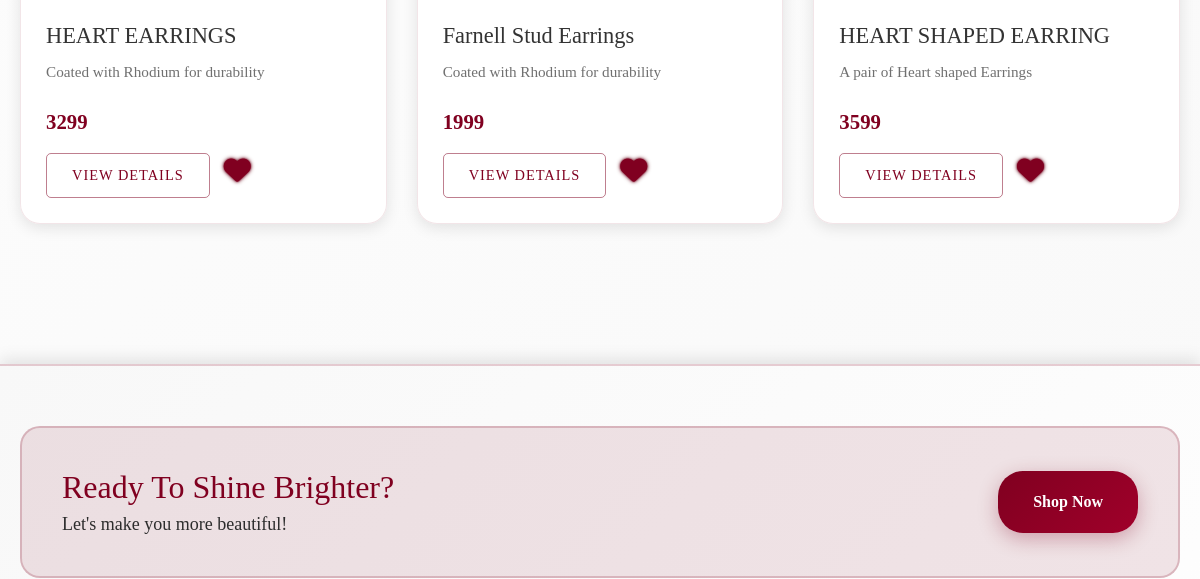
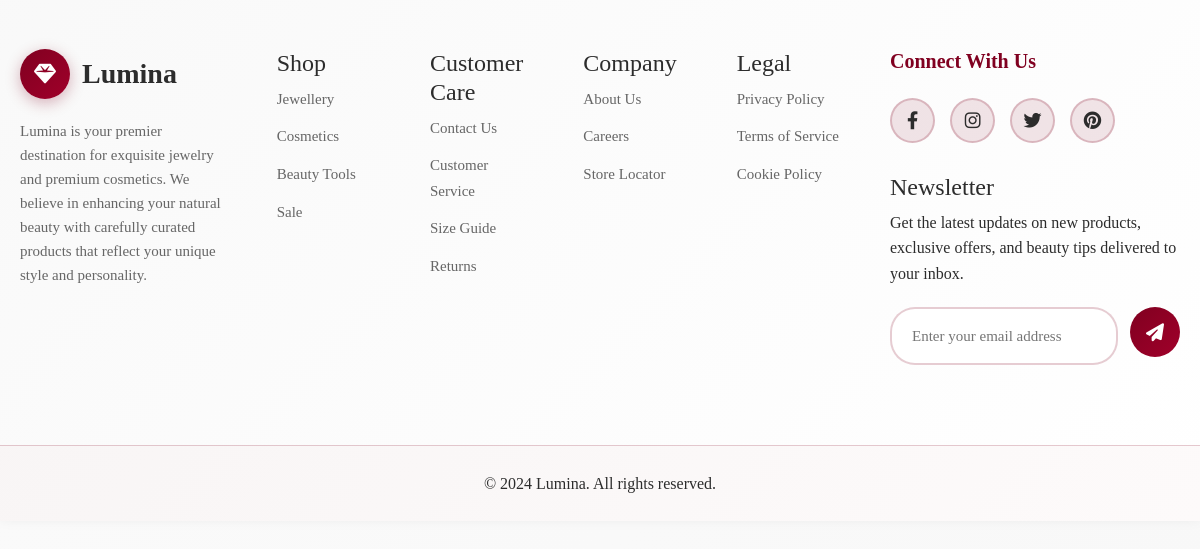
Page /products/products.php?category=Jewellery&subcategory=Earrings (lower part) on the earlier database version (2 pictures, top to bottom).
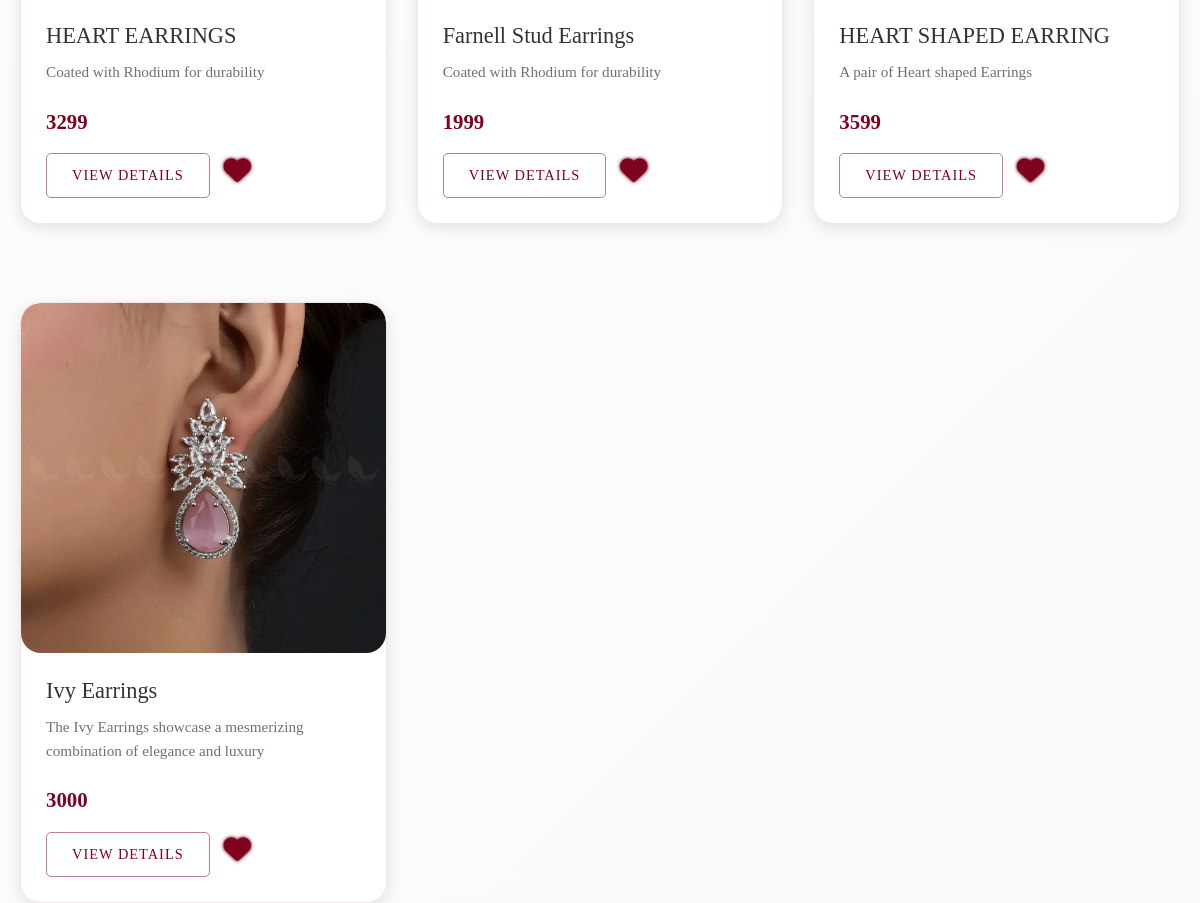
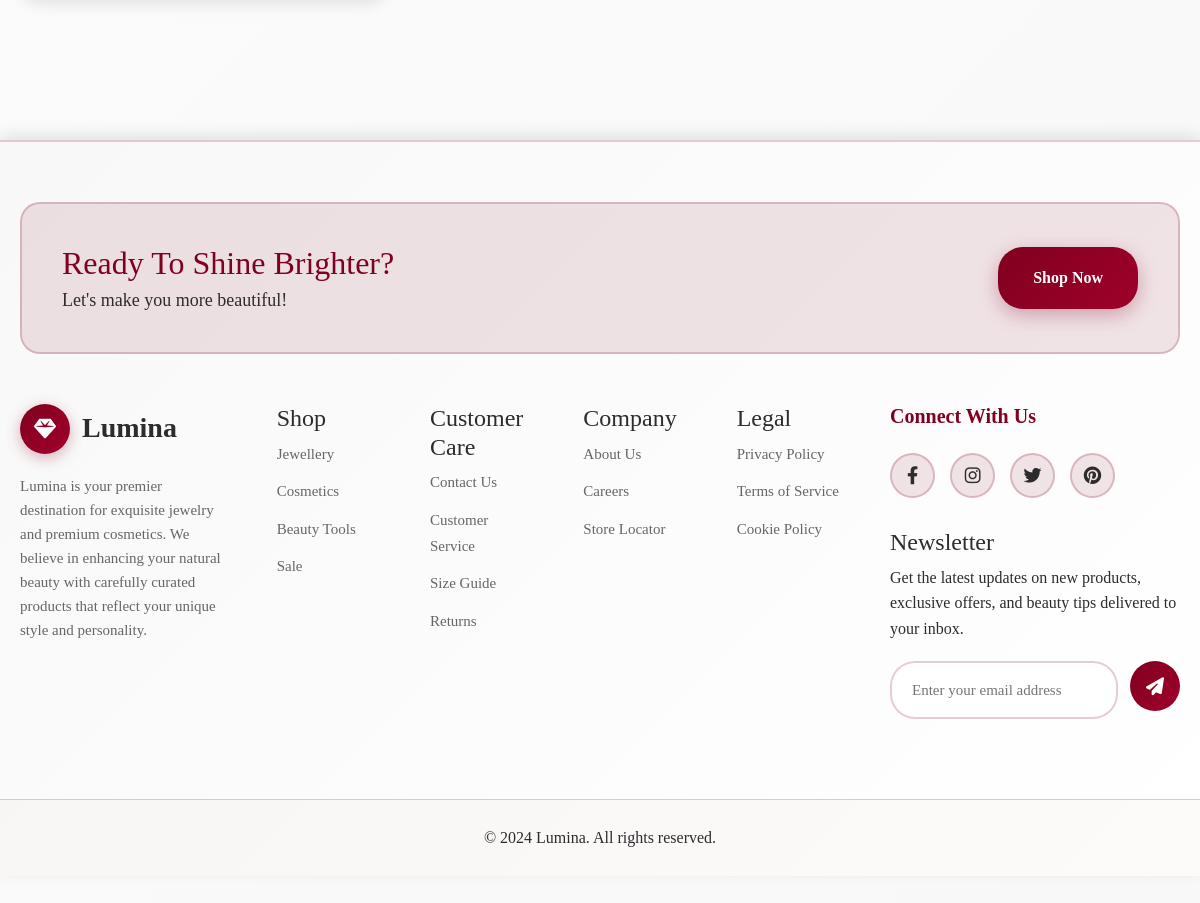
Same page on the later database version (2 pictures, top to bottom).
### tables this page shows
CREATE TABLE `add_product` (
  `product_id` int(255) NOT NULL,
  `product_name` varchar(255) NOT NULL,
  `product_category` varchar(255) NOT NULL,
  `product_subcategory` varchar(255) NOT NULL,
  `product_price` int(255) NOT NULL,
  `product_image` varchar(500) NOT NULL,
  `product_description` varchar(500) NOT NULL,
  `product_tag` varchar(255) NOT NULL,
  `seller_id` varchar(100) NOT NULL,
  `seller_name` varchar(255) NOT NULL
);

### products/products.php (the view, shortened to what this page needs)
<?php include'../includes/header.php'?>
<div class="category-section">
  <div class="products">
    <?php
include('../includes/connection.php');
$category = isset($_GET['category']) ? $_GET['category'] : null;
$subcategory = isset($_GET['subcategory']) ? $_GET['subcategory'] : null;
if(empty($subcategory)){
  $query="select * from add_product where product_category='$category'  ";
}else{
  $query="select * from add_product where product_category='$category' and product_subcategory='$subcategory'   ";
}
$sql=mysqli_query($conn,$query);
$total=mysqli_num_rows($sql);
?>
      <div class="product-grid">
    <?php
if($total>0){ while($data=mysqli_fetch_assoc($sql)){ ?>
    <div class="product-card mt-5 ">
      <div
       class="card-image"
                      style="
                      background-image: url('<?php echo $data['product_image']?>');
                     background-size: cover;
                        background-position: center;
                        height: 350px;
                      border-radius: 20px;
                          "
      ></div>
      <div class="card-content">
        <h3 class="card-title"><?php echo $data['product_name'] ?></h3>
        <p class="card-description">
          <?php echo $data['product_description'] ?>
        </p>
        <div class="card-price"><?php echo $data['product_price'] ?></div>
        <a href="product_detail.php?id=<?php echo $data['product_id']?>"class="view-btn">VIEW DETAILS</a>
     <a href="../wishlist/add_wishlist.php?id=<?php echo $data['product_id'] ?>"
   class="wishlist-icon">
    <i class="fa-solid fa-heart"></i>
</a>
      </div>
    </div>
    <?php
    }
}else{
        echo "No products found";
    }
?>
  </div>
  </div>
<?php include'../includes/footer.php'?>

### includes/header.php (shortened to what this page needs)
<!DOCTYPE html>
<html lang="en">
<head>
    <link href="https://cdn.jsdelivr.net/npm/bootstrap@5.3.7/dist/css/bootstrap.min.css" rel="stylesheet">
    <link href="https://cdnjs.cloudflare.com/ajax/libs/font-awesome/6.4.0/css/all.min.css" rel="stylesheet">
</head>
<body>
</body>
</html>

### includes/footer.php
<footer class="footer">
        <div class="footer-content">
            <div class="cta-section">
                <div class="cta-text">
                    <h2>Ready To Shine Brighter?</h2>
                    <h3>Let's make you more beautiful!</h3>
                </div>
                <a href="../pages/index.php" class="btn-cta">Shop Now</a>
            </div>
            <div class="footer-links">
                <div class="footer-column">
                    <div class="footer-logo">
                        <div class="logo-icon">
                            <i class="fas fa-gem"></i>
                        </div>
                        Lumina
                    </div>
                    <p class="footer-description">
                        Lumina is your premier destination for exquisite jewelry and premium cosmetics. We believe in enhancing your natural beauty with carefully curated products that reflect your unique style and personality.
                    </p>
                </div>
                <div class="footer-column">
                    <h4>Shop</h4>
                    <ul class="footer-list">
                        <li><a href="../products/products.php?category=Jewellery">Jewellery</a></li>
                        <li><a href="../products/products.php?category=Cosmetics">Cosmetics</a></li>
                        <li><a href="../products/products.php?category=Beauty Tools">Beauty Tools</a></li>
                        <li><a href="../pages/sale.php">Sale</a></li>
                    </ul>
                </div>
                <div class="footer-column">
                    <h4>Customer Care</h4>
                    <ul class="footer-list">
                        <li><a href="../pages/contact.php">Contact Us</a></li>
                        <li><a href="../pages/customerservice.php">Customer Service</a></li>
                        <li><a href="../pages/sizeguide.php">Size Guide</a></li>
                        <li><a href="../pages/returns.php">Returns</a></li>
                    </ul>
                </div>
                <div class="footer-column">
                    <h4>Company</h4>
                    <ul class="footer-list">
                        <li><a href="../pages/about.php">About Us</a></li>
                        <li><a href="../pages/careers.php">Careers</a></li>
                        <li><a href="../pages/storelocator.php">Store Locator</a></li>
                    </ul>
                </div>
                <div class="footer-column">
                    <h4>Legal</h4>
                    <ul class="footer-list">
                        <li><a href="../pages/privacypolicy.php">Privacy Policy</a></li>
                        <li><a href="../pages/terms.php">Terms of Service</a></li>
                        <li><a href="../pages/cookie.php">Cookie Policy</a></li>
                    </ul>
                </div>
                <div class="footer-column social-column">
                    <h3>Connect With Us</h3>
                    <ul class="social-links">
                        <li><a href="../pages/index.php"><i class="fab fa-facebook-f"></i></a></li>
                        <li><a href="../pages/index.php"><i class="fab fa-instagram"></i></a></li>
                        <li><a href="../pages/index.php"><i class="fab fa-twitter"></i></a></li>
                        <li><a href="../pages/index.php"><i class="fab fa-pinterest"></i></a></li>
                    </ul>
                    <h4>Newsletter</h4>
                    <p style=" margin-bottom: 20px;">
                        Get the latest updates on new products, exclusive offers, and beauty tips delivered to your inbox.
                    </p>
                    <form class="newsletter-form">
                        <input type="email" placeholder="Enter your email address" required>
                        <button type="submit">
                            <i class="fas fa-paper-plane"></i>
                        </button>
                    </form>
                </div>
            </div>
        </div>
        <div class="footer-bottom">
            <div class="container">
                <p style="margin: 0;">
                    © 2024 Lumina. All rights reserved.</p>
            </div>
        </div>
    </footer>

### includes/header.php (style rules this page uses)
* { margin: 0; padding: 0; box-sizing: border-box; }
body { font-family: 'Georgia', serif; line-height: 1.6; color: #2c2c2c; background: linear-gradient(135deg, #ffffff 0%, #f8f8f8 50%, #ffffff 100%); min-height: 100vh; }
.container { max-width: 1200px; margin: 0 auto; padding: 0 20px; }
.logo-icon { background: linear-gradient(135deg, #800020 0%, #a0002a 100%); color: #ffffff; width: 50px; height: 50px; border-radius: 50%; display: flex; align-items: center; justify-content: center; font-size: 22px; box-shadow: 0 4px 15px rgba(128, 0, 32, 0.3); transition: all 0.3s ease; }
.footer { background: linear-gradient(135deg, #f8f8f8 0%, #ffffff 100%); color: #2c2c2c; margin-top: auto; border-top: 2px solid rgba(128, 0, 32, 0.2); position: relative; box-shadow: 0 -5px 15px rgba(0, 0, 0, 0.1); }
.footer-content { padding: 60px 0 40px; max-width: 1200px; margin: 0 auto; padding-left: 20px; padding-right: 20px; }
.cta-section { background: rgba(128, 0, 32, 0.1); border-radius: 20px; padding: 40px; margin-bottom: 50px; display: flex; align-items: center; justify-content: space-between; border: 2px solid rgba(128, 0, 32, 0.2); }
.cta-text h2 { font-size: 32px; margin: 0 0 8px 0; color: #800020; }
.cta-text h3 { font-size: 18px; margin: 0; color: #2c2c2c; font-weight: 300; }
.btn-cta { background: linear-gradient(135deg, #800020 0%, #a0002a 100%); color: #ffffff; padding: 18px 35px; text-decoration: none; border-radius: 25px; font-weight: 600; transition: all 0.3s ease; box-shadow: 0 6px 20px rgba(128, 0, 32, 0.3); }
.footer-links { display: grid; grid-template-columns: 2fr 1fr 1fr 1fr 1fr 2fr; gap: 50px; margin-bottom: 40px; }
.footer-column h3 { font-size: 20px; margin-bottom: 25px; color: #800020; font-weight: 600; }
.footer-list { list-style: none; padding: 0; margin: 0; }
.footer-list li { margin-bottom: 12px; }
.footer-list a { color: #666; text-decoration: none; transition: all 0.3s ease; font-size: 15px; }
.footer-logo { display: flex; align-items: center; gap: 12px; margin-bottom: 20px; font-size: 28px; font-weight: bold; color: #2c2c2c; }
.footer-description { color: #666; font-size: 15px; line-height: 1.6; margin-bottom: 20px; }
.social-links { display: flex; gap: 15px; list-style: none; padding: 0; margin: 0 0 30px 0; }
.social-links a { width: 45px; height: 45px; background: rgba(128, 0, 32, 0.1); border: 2px solid rgba(128, 0, 32, 0.2); border-radius: 50%; display: flex; align-items: center; justify-content: center; color: #2c2c2c; text-decoration: none; transition: all 0.3s ease; font-size: 18px; }
.newsletter-form { display: flex; gap: 12px; margin-top: 15px; }
.newsletter-form input { flex: 1; padding: 15px 20px; border: 2px solid rgba(128, 0, 32, 0.2); border-radius: 25px; background: #ffffff; color: #2c2c2c; font-size: 15px; outline: none; transition: all 0.3s ease; }
.newsletter-form button { background: linear-gradient(135deg, #800020 0%, #a0002a 100%); border: none; color: #ffffff; width: 50px; height: 50px; border-radius: 50%; cursor: pointer; transition: all 0.3s ease; display: flex; align-items: center; justify-content: center; font-size: 18px; }
.footer-bottom { border-top: 1px solid rgba(128, 0, 32, 0.2); padding: 25px 0; text-align: center; background: rgba(128, 0, 32, 0.02); }

Differences in the rows shown:
added add_product: product_image (picture), product_name "Ivy Earrings", product_description "The Ivy Earrings showcase a mesmerizing combination of elegance and luxury", product_price "3000"
